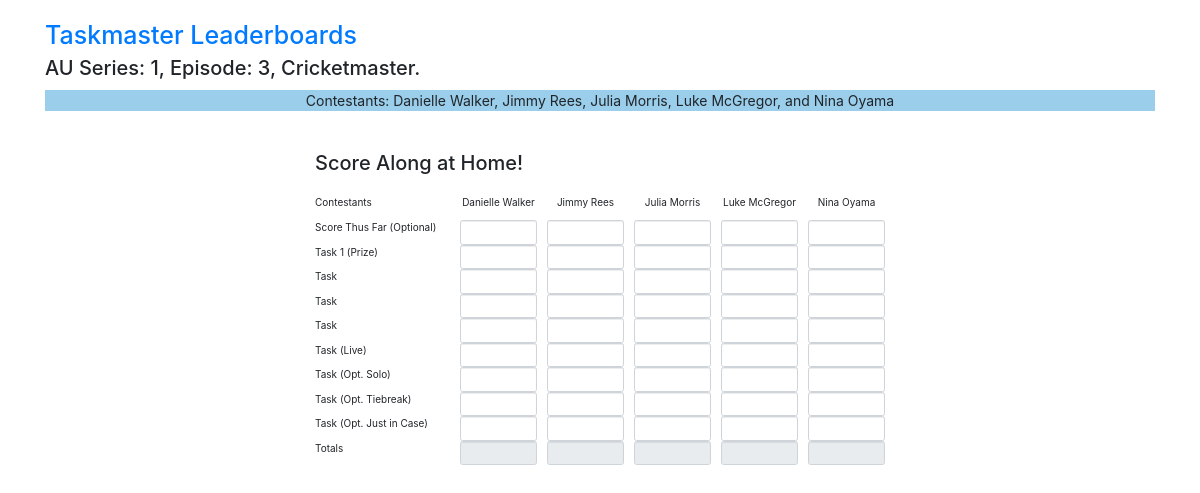
/score-along.php?country=AU&series=1&episode=3, run on the app's committed database.
### tables this page shows
CREATE TABLE `episodes` (
  `id` int NOT NULL,
  `country` varchar(2) DEFAULT NULL,
  `series` varchar(4) DEFAULT NULL,
  `episode` varchar(4) DEFAULT NULL,
  `ep_title` varchar(100) DEFAULT NULL,
  `ep_airdate` varchar(50) DEFAULT NULL,
  `ep_winner` varchar(50) DEFAULT NULL
);

CREATE TABLE `series` (
  `id` int NOT NULL,
  `featured` int NOT NULL DEFAULT '0',
  `country` varchar(2) NOT NULL,
  `taskmaster` varchar(100) NOT NULL,
  `assistant` varchar(100) NOT NULL,
  `series` varchar(5) NOT NULL,
  `airdate_range` varchar(50) NOT NULL,
  `version` varchar(80) NOT NULL,
  `num` varchar(2) NOT NULL,
  `chair_1` varchar(100) NOT NULL,
  `chair_2` varchar(100) NOT NULL,
  `chair_3` varchar(100) NOT NULL,
  `chair_4` varchar(100) NOT NULL,
  `chair_5` varchar(100) NOT NULL,
  `score_chair_1` decimal(10,1) NOT NULL,
  `score_chair_2` decimal(10,1) NOT NULL,
  `score_chair_3` decimal(10,1) NOT NULL,
  `score_chair_4` decimal(10,1) NOT NULL,
  `score_chair_5` decimal(10,1) NOT NULL,
  `champion` varchar(200) NOT NULL,
  `series_note` varchar(300) DEFAULT NULL
);

### score-along.php (the view, shortened to what this page needs)
<!DOCTYPE html>
<html lang="en">
  <head>
    <link rel="stylesheet" href="https://cdn.jsdelivr.net/npm/bootstrap@3.4.1/dist/css/bootstrap.min.css">
    <link rel="stylesheet" href="https://stackpath.bootstrapcdn.com/bootstrap/4.5.2/css/bootstrap.min.css">
      </head>
  <body>
<?php
require "db.php";
$con=mysqli_connect($host, $username, $password, $dbname);
?>
<div class="container">
<?php
  $country= $_GET['country'];
  $series= $_GET['series'];
  $episode= $_GET['episode'];
  $result2 = mysqli_query($con,"SELECT * FROM episodes WHERE country = '$country' AND series LIKE '$series' AND episode LIKE '$episode'");
  $num_rows = mysqli_num_rows($result2);
          if(!$num_rows){
            die;
          }
          else
          {
                  while($row = mysqli_fetch_assoc($result2))
                    {
                    $ep_title = $row['ep_title'];
                    }
            }
  echo "<h1 style='margin-top:20px;'><a href='index.php'>Taskmaster Leaderboards</a></h1>";
  echo "<h2 style='margin-top:6px;'>$country Series: $series, Episode: $episode, $ep_title</h2>";
  $result1 = mysqli_query($con,"SELECT * FROM series WHERE series = '$series' AND country LIKE '%$country%' LIMIT 1");
  while($row1 = mysqli_fetch_assoc($result1))
  {
  $chair_1 = $row1['chair_1'];
  $chair_2 = $row1['chair_2'];
  $chair_3 = $row1['chair_3'];
  $chair_4 = $row1['chair_4'];
  $chair_5 = $row1['chair_5'];
  echo "<p style='text-align:center;margin-top:10px;font-size:14px;background-color: #9ACEEB;'>Contestants: " . $chair_1 . ", " . $chair_2 . ", " . $chair_3 . ", " . $chair_4 . ", and " . $chair_5 . "</p>";
  }
?>
    <div class="wrapper">
        <div class="container-fluid">
            <div class="row">
                <div class="col-md-12">
                    <h2 class="mt-5" style='margin-bottom:20px;'>Score Along at Home!</h2>
                      <form>
                        <div class="form-row">
                          <div class="col-3">
                            Contestants
                          </div>
                          <div class="col">
                            <p style='text-align:center;'><?php echo $chair_1; ?></p>
                          </div>
                          <div class="col">
                            <p style='text-align:center;'><?php echo $chair_2; ?></p>
                          </div>
                          <div class="col">
                            <p style='text-align:center;'><?php echo $chair_3; ?></p>
                          </div>
                          <div class="col">
                            <p style='text-align:center;'><?php echo $chair_4; ?></p>
                          </div>
                          <div class="col">
                            <p style='text-align:center;'><?php echo $chair_5; ?></p>
                        </div>
                        </div>
                        <div class="form-row">
                          <div class="col-3">
                            Score Thus Far (Optional)
                          </div>
                          <div class="col">
                            <input type="text" class="form-control" id="chair1_STF" oninput="updateSum1()">
                          </div>
                          <div class="col">
                            <input type="text" class="form-control" id="chair2_STF" oninput="updateSum2()">
                          </div>
                          <div class="col">
                            <input type="text" class="form-control" id="chair3_STF" oninput="updateSum3()">
                          </div>
                          <div class="col">
                            <input type="text" class="form-control" id="chair4_STF" oninput="updateSum4()">
                          </div>
                          <div class="col">
                            <input type="text" class="form-control" id="chair5_STF" oninput="updateSum5()">
                        </div>
                        </div>
                        <div class="form-row">
                          <div class="col-3">
                            Task 1 (Prize)
                          </div>
                          <div class="col">
                            <input type="text" class="form-control" id="chair1_task1" oninput="updateSum1()">
                          </div>
                          <div class="col">
                            <input type="text" class="form-control" id="chair2_task1" oninput="updateSum2()">
                          </div>
                          <div class="col">
                            <input type="text" class="form-control" id="chair3_task1" oninput="updateSum3()">
                          </div>
                          <div class="col">
                            <input type="text" class="form-control" id="chair4_task1" oninput="updateSum4()">
                          </div>
                          <div class="col">
                            <input type="text" class="form-control" id="chair5_task1" oninput="updateSum5()">
                        </div>
                        </div>
                        <div class="form-row">
                          <div class="col-3">
                            Task
                          </div>
                          <div class="col">
                            <input type="text" class="form-control" id="chair1_task2" oninput="updateSum1()">
                          </div>
                          <div class="col">
                            <input type="text" class="form-control" id="chair2_task2" oninput="updateSum2()">
                          </div>
                          <div class="col">
                            <input type="text" class="form-control" id="chair3_task2" oninput="updateSum3()">
                          </div>
                          <div class="col">
                            <input type="text" class="form-control" id="chair4_task2" oninput="updateSum4()">
                          </div>
                          <div class="col">
                            <input type="text" class="form-control" id="chair5_task2" oninput="updateSum5()">
                        </div>
                        </div>
                        <div class="form-row">
                          <div class="col-3">
                            Task
                          </div>
                          <div class="col">
                            <input type="text" class="form-control" id="chair1_task3" oninput="updateSum1()">
                          </div>
                          <div class="col">
                            <input type="text" class="form-control" id="chair2_task3" oninput="updateSum2()">
                          </div>
                          <div class="col">
                            <input type="text" class="form-control" id="chair3_task3" oninput="updateSum3()">
                          </div>
                          <div class="col">
                            <input type="text" class="form-control" id="chair4_task3" oninput="updateSum4()">
                          </div>
                          <div class="col">
                            <input type="text" class="form-control" id="chair5_task3" oninput="updateSum5()">
                        </div>
                        </div>
                        <div class="form-row">
                          <div class="col-3">
                            Task
                          </div>
                          <div class="col">
                            <input type="text" class="form-control" id="chair1_task4" oninput="updateSum1()">
                          </div>
                          <div class="col">
                            <input type="text" class="form-control" id="chair2_task4" oninput="updateSum2()">
                          </div>
                          <div class="col">
                            <input type="text" class="form-control" id="chair3_task4" oninput="updateSum3()">
                          </div>
                          <div class="col">
                            <input type="text" class="form-control" id="chair4_task4" oninput="updateSum4()">
                          </div>
                          <div class="col">
                            <input type="text" class="form-control" id="chair5_task4" oninput="updateSum5()">
                        </div>
                        </div>
                        <div class="form-row">
                          <div class="col-3">
                            Task (Live)
                          </div>
                          <div class="col">
                            <input type="text" class="form-control" id="chair1_task5" oninput="updateSum1()">
                          </div>
                          <div class="col">
                            <input type="text" class="form-control" id="chair2_task5" oninput="updateSum2()">
                          </div>
                          <div class="col">
                            <input type="text" class="form-control" id="chair3_task5" oninput="updateSum3()">
                          </div>
                          <div class="col">
                            <input type="text" class="form-control" id="chair4_task5" oninput="updateSum4()">
                          </div>
                          <div class="col">
                            <input type="text" class="form-control" id="chair5_task5" oninput="updateSum5()">
                        </div>
                        </div>
                        <div class="form-row">
                          <div class="col-3">
                            Task (Opt. Solo)
                          </div>
                          <div class="col">
                            <input type="text" class="form-control" id="chair1_task6" oninput="updateSum1()">
                          </div>
                          <div class="col">
                            <input type="text" class="form-control" id="chair2_task6" oninput="updateSum2()">
                          </div>
                          <div class="col">
                            <input type="text" class="form-control" id="chair3_task6" oninput="updateSum3()">
                          </div>
                          <div class="col">
                            <input type="text" class="form-control" id="chair4_task6" oninput="updateSum4()">
                          </div>
                          <div class="col">
                            <input type="text" class="form-control" id="chair5_task6" oninput="updateSum5()">
                        </div>
                        </div>
                        <div class="form-row">
                          <div class="col-3">
                            Task (Opt. Tiebreak)
                          </div>
                          <div class="col">
                            <input type="text" class="form-control" id="chair1_task7" oninput="updateSum1()">
                          </div>
                          <div class="col">
                            <input type="text" class="form-control" id="chair2_task7" oninput="updateSum2()">
                          </div>
                          <div class="col">
                            <input type="text" class="form-control" id="chair3_task7" oninput="updateSum3()">
                          </div>
                          <div class="col">
                            <input type="text" class="form-control" id="chair4_task7" oninput="updateSum4()">
                          </div>
                          <div class="col">
                            <input type="text" class="form-control" id="chair5_task7" oninput="updateSum5()">
                        </div>
                        </div>
                        <div class="form-row">
                          <div class="col-3">
                            Task (Opt. Just in Case)
                          </div>
                          <div class="col">
                            <input type="text" class="form-control" id="chair1_task8" oninput="updateSum1()">
                          </div>
                          <div class="col">
                            <input type="text" class="form-control" id="chair2_task8" oninput="updateSum2()">
                          </div>
                          <div class="col">
                            <input type="text" class="form-control" id="chair3_task8" oninput="updateSum3()">
                          </div>
                          <div class="col">
                            <input type="text" class="form-control" id="chair4_task8" oninput="updateSum4()">
                          </div>
                          <div class="col">
                            <input type="text" class="form-control" id="chair5_task8" oninput="updateSum5()">
                        </div>
                        </div>
                        <div class="form-row">
                          <div class="col-3">
                            Totals
                          </div>
                          <div class="col">
                            <input type="text" class="form-control" id="chair1total" readonly>
                          </div>
                          <div class="col">
                            <input type="text" class="form-control" id="chair2total" readonly>
                          </div>
                          <div class="col">
                            <input type="text" class="form-control" id="chair3total" readonly>
                          </div>
                          <div class="col">
                            <input type="text" class="form-control" id="chair4total" readonly>
                          </div>
                          <div class="col">
                            <input type="text" class="form-control" id="chair5total" readonly>
                        </div>
                        </div>
</form>
    </div>
        </div>
            </div>
                </div>
    </div>
</body>
</html>

### score-along.php (style rules this page uses)
.wrapper { width: 600px; margin: 0 auto; }

### data on the page
episodes: ep_title "Cricketmaster."
series: chair_1 "Danielle Walker", chair_2 "Jimmy Rees", chair_3 "Julia Morris", chair_4 "Luke McGregor", chair_5 "Nina Oyama"

### other printed values
$country "AU"
$series "1"
$episode "3"
